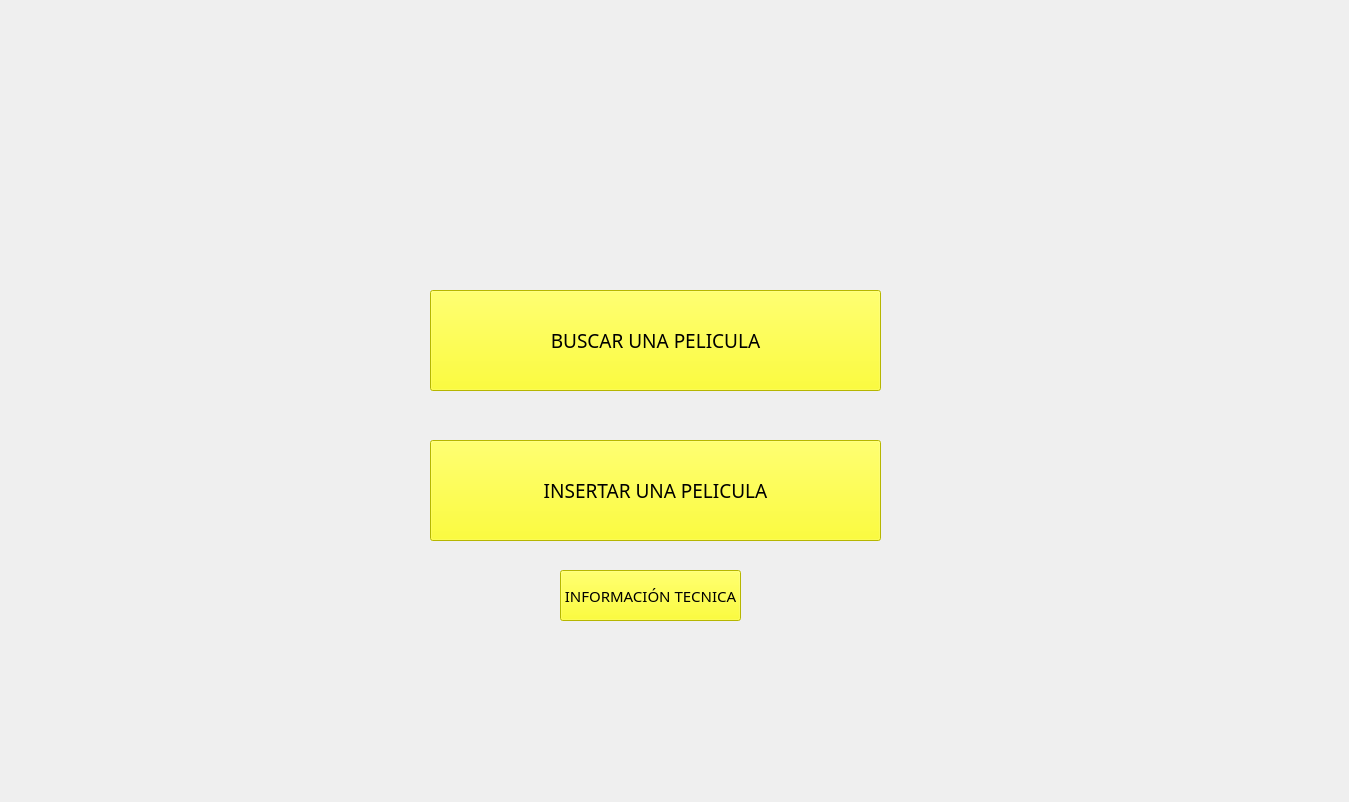
<?xml version="1.0" encoding="UTF-8"?>
<ui version="4.0">
 <class>MainWindow</class>
 <widget class="QMainWindow" name="MainWindow">
  <property name="geometry">
   <rect>
    <x>0</x>
    <y>0</y>
    <width>1349</width>
    <height>802</height>
   </rect>
  </property>
  <property name="font">
   <font>
    <family>Tw Cen MT Condensed Extra Bold</family>
    <pointsize>11</pointsize>
   </font>
  </property>
  <property name="windowTitle">
   <string>MainWindow</string>
  </property>
  <widget class="QWidget" name="centralwidget">
   <widget class="QPushButton" name="PB_Insertar_Pelicula">
    <property name="geometry">
     <rect>
      <x>430</x>
      <y>440</y>
      <width>451</width>
      <height>101</height>
     </rect>
    </property>
    <property name="font">
     <font>
      <family>Tw Cen MT Condensed Extra Bold</family>
      <pointsize>14</pointsize>
     </font>
    </property>
    <property name="styleSheet">
     <string notr="true">background-color: rgb(255, 255, 0);</string>
    </property>
    <property name="text">
     <string>INSERTAR UNA PELICULA</string>
    </property>
   </widget>
   <widget class="QLabel" name="label">
    <property name="geometry">
     <rect>
      <x>-100</x>
      <y>-50</y>
      <width>1551</width>
      <height>931</height>
     </rect>
    </property>
    <property name="styleSheet">
     <string notr="true">image: url(:/imagenes/foto2 (1).png);</string>
    </property>
    <property name="text">
     <string/>
    </property>
   </widget>
   <widget class="QPushButton" name="PB_Buscar_Pelicula">
    <property name="geometry">
     <rect>
      <x>430</x>
      <y>290</y>
      <width>451</width>
      <height>101</height>
     </rect>
    </property>
    <property name="font">
     <font>
      <family>Tw Cen MT Condensed Extra Bold</family>
      <pointsize>14</pointsize>
     </font>
    </property>
    <property name="styleSheet">
     <string notr="true">background-color: rgb(255, 255, 0);</string>
    </property>
    <property name="text">
     <string>BUSCAR UNA PELICULA</string>
    </property>
   </widget>
   <widget class="QPushButton" name="pushButton_2">
    <property name="geometry">
     <rect>
      <x>560</x>
      <y>570</y>
      <width>181</width>
      <height>51</height>
     </rect>
    </property>
    <property name="font">
     <font>
      <family>Tw Cen MT Condensed Extra Bold</family>
      <pointsize>11</pointsize>
     </font>
    </property>
    <property name="styleSheet">
     <string notr="true">background-color: rgb(255, 255, 0);</string>
    </property>
    <property name="text">
     <string>INFORMACIÓN TECNICA</string>
    </property>
   </widget>
   <zorder>label</zorder>
   <zorder>PB_Insertar_Pelicula</zorder>
   <zorder>PB_Buscar_Pelicula</zorder>
   <zorder>pushButton_2</zorder>
  </widget>
 </widget>
 <resources/>
 <connections/>
</ui>
